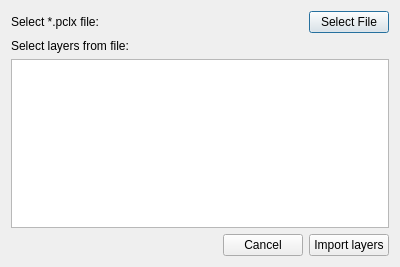
<?xml version="1.0" encoding="UTF-8"?>
<ui version="4.0">
 <class>ImportLayersDialog</class>
 <widget class="QDialog" name="ImportLayersDialog">
  <property name="geometry">
   <rect>
    <x>0</x>
    <y>0</y>
    <width>400</width>
    <height>267</height>
   </rect>
  </property>
  <property name="windowTitle">
   <string>Import Layers from other *.pclx files</string>
  </property>
  <layout class="QVBoxLayout" name="verticalLayout">
   <item>
    <layout class="QHBoxLayout" name="horizontalLayout">
     <item>
      <widget class="QLabel" name="labSelectFile">
       <property name="text">
        <string>Select *.pclx file:</string>
       </property>
      </widget>
     </item>
     <item>
      <spacer name="horizontalSpacer">
       <property name="orientation">
        <enum>Qt::Horizontal</enum>
       </property>
       <property name="sizeHint" stdset="0">
        <size>
         <width>40</width>
         <height>20</height>
        </size>
       </property>
      </spacer>
     </item>
     <item>
      <widget class="QPushButton" name="btnSelectFile">
       <property name="text">
        <string>Select File</string>
       </property>
      </widget>
     </item>
    </layout>
   </item>
   <item>
    <widget class="QLabel" name="labSelectLayers">
     <property name="text">
      <string>Select layers from file:</string>
     </property>
    </widget>
   </item>
   <item>
    <widget class="QListWidget" name="lwLayers"/>
   </item>
   <item>
    <layout class="QHBoxLayout" name="horizontalLayout_2">
     <item>
      <spacer name="horizontalSpacer_2">
       <property name="orientation">
        <enum>Qt::Horizontal</enum>
       </property>
       <property name="sizeHint" stdset="0">
        <size>
         <width>40</width>
         <height>20</height>
        </size>
       </property>
      </spacer>
     </item>
     <item>
      <widget class="QPushButton" name="btnCancel">
       <property name="text">
        <string>Cancel</string>
       </property>
      </widget>
     </item>
     <item>
      <widget class="QPushButton" name="btnImportLayers">
       <property name="text">
        <string>Import layers</string>
       </property>
      </widget>
     </item>
    </layout>
   </item>
  </layout>
 </widget>
 <resources/>
 <connections/>
</ui>
